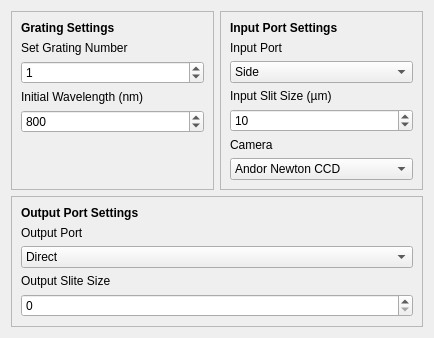
<?xml version="1.0" encoding="UTF-8"?>
<ui version="4.0">
 <class>andor_shamrock500_config</class>
 <widget class="QWidget" name="andor_shamrock500_config">
  <property name="geometry">
   <rect>
    <x>0</x>
    <y>0</y>
    <width>434</width>
    <height>329</height>
   </rect>
  </property>
  <property name="windowTitle">
   <string>Form</string>
  </property>
  <layout class="QGridLayout" name="gridLayout">
   <item row="1" column="1">
    <widget class="QFrame" name="frame">
     <property name="frameShape">
      <enum>QFrame::StyledPanel</enum>
     </property>
     <property name="frameShadow">
      <enum>QFrame::Raised</enum>
     </property>
     <layout class="QGridLayout" name="gridLayout_2">
      <item row="3" column="0">
       <widget class="QLabel" name="label_4">
        <property name="text">
         <string>Input Slit Size (µm)</string>
        </property>
       </widget>
      </item>
      <item row="1" column="0">
       <widget class="QLabel" name="label_7">
        <property name="text">
         <string>Input Port</string>
        </property>
       </widget>
      </item>
      <item row="6" column="0">
       <widget class="QComboBox" name="select_camera">
        <item>
         <property name="text">
          <string>Andor Newton CCD </string>
         </property>
        </item>
        <item>
         <property name="text">
          <string>Andor Luca</string>
         </property>
        </item>
        <item>
         <property name="text">
          <string>Andor iXon</string>
         </property>
        </item>
        <item>
         <property name="text">
          <string>Andor iDus</string>
         </property>
        </item>
       </widget>
      </item>
      <item row="2" column="0">
       <widget class="QComboBox" name="input_port">
        <item>
         <property name="text">
          <string>Side</string>
         </property>
        </item>
        <item>
         <property name="text">
          <string>Direct</string>
         </property>
        </item>
       </widget>
      </item>
      <item row="5" column="0">
       <widget class="QLabel" name="label_5">
        <property name="text">
         <string>Camera</string>
        </property>
       </widget>
      </item>
      <item row="0" column="0">
       <widget class="QLabel" name="label_6">
        <property name="font">
         <font>
          <pointsize>9</pointsize>
          <weight>75</weight>
          <bold>true</bold>
         </font>
        </property>
        <property name="text">
         <string>Input Port Settings</string>
        </property>
       </widget>
      </item>
      <item row="4" column="0">
       <widget class="QSpinBox" name="input_slit_size">
        <property name="maximum">
         <number>2500</number>
        </property>
        <property name="value">
         <number>10</number>
        </property>
       </widget>
      </item>
      <item row="7" column="0">
       <spacer name="verticalSpacer_2">
        <property name="orientation">
         <enum>Qt::Vertical</enum>
        </property>
        <property name="sizeHint" stdset="0">
         <size>
          <width>20</width>
          <height>40</height>
         </size>
        </property>
       </spacer>
      </item>
     </layout>
    </widget>
   </item>
   <item row="1" column="0">
    <widget class="QFrame" name="frame_2">
     <property name="frameShape">
      <enum>QFrame::StyledPanel</enum>
     </property>
     <property name="frameShadow">
      <enum>QFrame::Raised</enum>
     </property>
     <layout class="QGridLayout" name="gridLayout_3">
      <item row="3" column="0">
       <widget class="QLabel" name="label_2">
        <property name="text">
         <string>Set Grating Number</string>
        </property>
       </widget>
      </item>
      <item row="5" column="0">
       <widget class="QLabel" name="label_3">
        <property name="text">
         <string>Initial Wavelength (nm)</string>
        </property>
       </widget>
      </item>
      <item row="0" column="0">
       <widget class="QLabel" name="label">
        <property name="font">
         <font>
          <pointsize>9</pointsize>
          <weight>75</weight>
          <bold>true</bold>
         </font>
        </property>
        <property name="text">
         <string>Grating Settings</string>
        </property>
       </widget>
      </item>
      <item row="4" column="0">
       <widget class="QSpinBox" name="set_grating_number">
        <property name="value">
         <number>1</number>
        </property>
       </widget>
      </item>
      <item row="6" column="0">
       <widget class="QSpinBox" name="initial_wavelength">
        <property name="maximum">
         <number>9999</number>
        </property>
        <property name="value">
         <number>800</number>
        </property>
       </widget>
      </item>
      <item row="7" column="0">
       <spacer name="verticalSpacer">
        <property name="orientation">
         <enum>Qt::Vertical</enum>
        </property>
        <property name="sizeHint" stdset="0">
         <size>
          <width>20</width>
          <height>40</height>
         </size>
        </property>
       </spacer>
      </item>
     </layout>
    </widget>
   </item>
   <item row="2" column="0" colspan="2">
    <widget class="QFrame" name="frame_3">
     <property name="frameShape">
      <enum>QFrame::StyledPanel</enum>
     </property>
     <property name="frameShadow">
      <enum>QFrame::Raised</enum>
     </property>
     <layout class="QGridLayout" name="gridLayout_4">
      <item row="2" column="0">
       <widget class="QComboBox" name="output_port">
        <item>
         <property name="text">
          <string>Direct</string>
         </property>
        </item>
        <item>
         <property name="text">
          <string>Side</string>
         </property>
        </item>
       </widget>
      </item>
      <item row="0" column="0">
       <widget class="QLabel" name="label_8">
        <property name="font">
         <font>
          <pointsize>9</pointsize>
          <weight>75</weight>
          <bold>true</bold>
         </font>
        </property>
        <property name="text">
         <string>Output Port Settings</string>
        </property>
       </widget>
      </item>
      <item row="1" column="0">
       <widget class="QLabel" name="label_9">
        <property name="text">
         <string>Output Port</string>
        </property>
       </widget>
      </item>
      <item row="4" column="0">
       <widget class="QSpinBox" name="output_slit_size">
        <property name="maximum">
         <number>9999</number>
        </property>
       </widget>
      </item>
      <item row="3" column="0">
       <widget class="QLabel" name="label_10">
        <property name="text">
         <string>Output Slite Size</string>
        </property>
       </widget>
      </item>
      <item row="5" column="0">
       <spacer name="verticalSpacer_3">
        <property name="orientation">
         <enum>Qt::Vertical</enum>
        </property>
        <property name="sizeHint" stdset="0">
         <size>
          <width>20</width>
          <height>40</height>
         </size>
        </property>
       </spacer>
      </item>
     </layout>
    </widget>
   </item>
  </layout>
 </widget>
 <tabstops>
  <tabstop>set_grating_number</tabstop>
  <tabstop>initial_wavelength</tabstop>
  <tabstop>input_slit_size</tabstop>
  <tabstop>output_slit_size</tabstop>
  <tabstop>input_port</tabstop>
  <tabstop>select_camera</tabstop>
  <tabstop>output_port</tabstop>
 </tabstops>
 <resources/>
 <connections/>
</ui>
